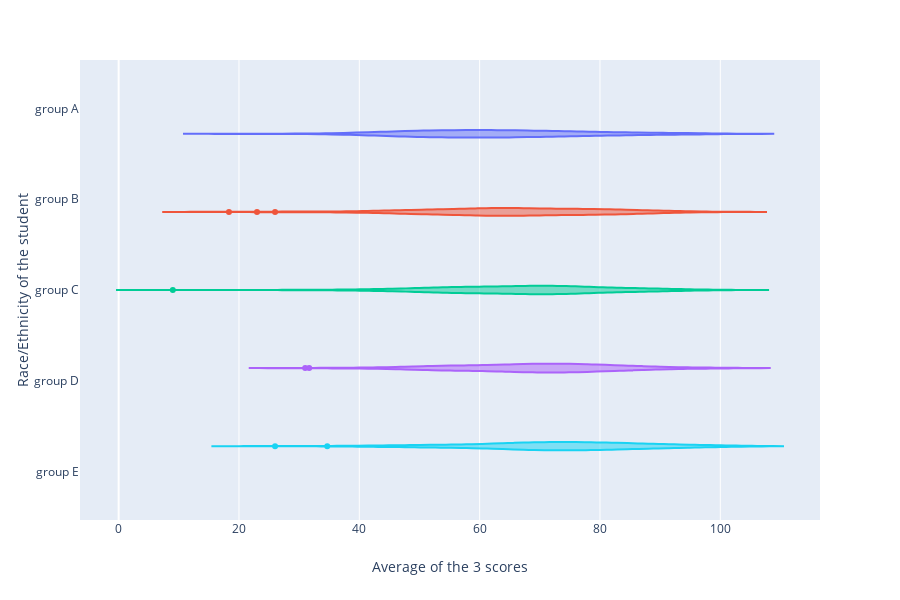

Here is the notebook cell this chart was saved with:
### Code cell
fig = px.violin(df, y="race/ethnicity", x="avg_grade", color="race/ethnicity", orientation = 'h', 
                labels={'avg_grade': 'Average of the 3 scores', 'race/ethnicity': 'Race/Ethnicity of the student'})

fig.update(layout = dict(showlegend = False))

### Figure 1 — Plotly figure (JSON) as saved in the notebook; plotly's stock layout.template omitted (floating-point values rounded to 4 significant figures; data arrays with more than 128 entries replaced by an {"elided": "..."} marker saying what was removed)
{"data": [{"alignmentgroup": "True", "box": {"visible": false}, "legendgroup": "Race/Ethnicity of the student=group A", "marker": {"color": "#636efa"}, "name": "Race/Ethnicity of the student=group A", "offsetgroup": "Race/Ethnicity of the student=group A", "orientation": "h", "scalegroup": "True", "showlegend": true, "x": [49.33, 73.33, 53.67, 73, 60.67, 37.33, 59.33, 46.67, 79.67, 50.33, 65, 51.33, 50.33, 49, 66, 70.67, 73, 68, 48.33, 43.33, 80, 68.33, 23.33, 61.67, 55.67, 55.33, 77, 64, 41.33, 44.67, 46.33, 56.33, 74.67, 59, 52, 67, 78, 65, 68, 83.33, 52.33, 81, 75.33, 68, 52.33, 91.67, 96.33, 93, 49.33, 54.67, 67, 59.67, 61, 51.67, 89.33, 94, 69.67, 74.67, 69.67, 51.67, 67, 86, 66.33, 48, 50, 58.33, 77.67, 76.67, 39.33, 47, 56, 89, 59.33, 60.67, 78.67, 64, 63.33, 41, 78.33, 59, 61.33, 59.33, 66, 54.33, 61.33, 85.33, 54, 44.67, 62.67], "xaxis": "x", "y": ["group A", "group A", "group A", "group A", "group A", "group A", "group A", "group A", "group A", "group A", "group A", "group A", "group A", "group A", "group A", "group A", "group A", "group A", "group A", "group A", "group A", "group A", "group A", "group A", "group A", "group A", "group A", "group A", "group A", "group A", "group A", "group A", "group A", "group A", "group A", "group A", "group A", "group A", "group A", "group A", "group A", "group A", "group A", "group A", "group A", "group A", "group A", "group A", "group A", "group A", "group A", "group A", "group A", "group A", "group A", "group A", "group A", "group A", "group A", "group A", "group A", "group A", "group A", "group A", "group A", "group A", "group A", "group A", "group A", "group A", "group A", "group A", "group A", "group A", "group A", "group A", "group A", "group A", "group A", "group A", "group A", "group A", "group A", "group A", "group A", "group A", "group A", "group A", "group A"], "yaxis": "y", "type": "violin", "uid": "0a03988c-5d4d-412f-ba5a-2a88eabf733a"}, {"alignmentgroup": "True", "box": {"visible": false}, "legendgroup": "Race/Ethnicity of the student=group B", "marker": {"color": "#EF553B"}, "name": "Race/Ethnicity of the student=group B", "offsetgroup": "Race/Ethnicity of the student=group B", "orientation": "h", "scalegroup": "True", "showlegend": true, "x": {"elided": "190 float values"}, "xaxis": "x", "y": {"elided": "190 str values"}, "yaxis": "y", "type": "violin", "uid": "1f33f957-7058-42ac-bae4-0009bb0ad500"}, {"alignmentgroup": "True", "box": {"visible": false}, "legendgroup": "Race/Ethnicity of the student=group C", "marker": {"color": "#00cc96"}, "name": "Race/Ethnicity of the student=group C", "offsetgroup": "Race/Ethnicity of the student=group C", "orientation": "h", "scalegroup": "True", "showlegend": true, "x": {"elided": "319 float values"}, "xaxis": "x", "y": {"elided": "319 str values"}, "yaxis": "y", "type": "violin", "uid": "d8ed06bb-0df8-4471-b0dc-f53d56e14351"}, {"alignmentgroup": "True", "box": {"visible": false}, "legendgroup": "Race/Ethnicity of the student=group D", "marker": {"color": "#ab63fa"}, "name": "Race/Ethnicity of the student=group D", "offsetgroup": "Race/Ethnicity of the student=group D", "orientation": "h", "scalegroup": "True", "showlegend": true, "x": {"elided": "262 float values"}, "xaxis": "x", "y": {"elided": "262 str values"}, "yaxis": "y", "type": "violin", "uid": "ad334251-e771-4a76-8d70-7f899f0f6011"}, {"alignmentgroup": "True", "box": {"visible": false}, "legendgroup": "Race/Ethnicity of the student=group E", "marker": {"color": "#19d3f3"}, "name": "Race/Ethnicity of the student=group E", "offsetgroup": "Race/Ethnicity of the student=group E", "orientation": "h", "scalegroup": "True", "showlegend": true, "x": {"elided": "140 float values"}, "xaxis": "x", "y": {"elided": "140 str values"}, "yaxis": "y", "type": "violin", "uid": "4c80f076-fd34-4c8c-bb60-66c47086cfc2"}], "layout": {"height": 600, "legend": {"tracegroupgap": 0}, "margin": {"t": 60}, "violinmode": "group", "grid": {"xaxes": ["x"], "yaxes": ["y"], "xgap": 0.1, "ygap": 0.1, "xside": "bottom", "yside": "left"}, "yaxis": {"title": {"text": "Race/Ethnicity of the student"}, "categoryorder": "array", "categoryarray": ["group E", "group D", "group C", "group B", "group A"]}, "xaxis": {"title": {"text": "Average of the 3 scores"}}, "showlegend": false}}
